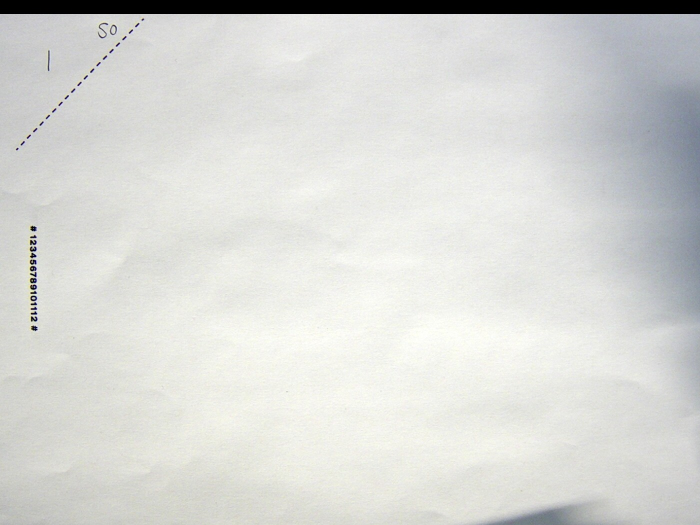
#> input picture Outro/OCR/OCRSerial/Camera/1.jpg, 1400 x 1050 px, found by its file name (shown at 1/2 size); its folder holds only this picture in this run
$ python OCRSerial.py Camera/1.jpg
#> lines starting #> are read from the running program, lines starting #| are printed output that depends on the picture
import cv2
import sys
import pytesseract
import os

def OCRSerial(argv):

	scriptDir = os.path.dirname(__file__)
	folderFrom = os.path.join(scriptDir,'Camera/');
	folderTo = os.path.join(scriptDir,'OCR/');
	filename = argv[1]
	imgPath = folderFrom+filename

	if not os.path.exists(imgPath):
		print('ERROR: Image file path does not exist: ' + imgPath)
		sys.exit(1)

	# Get serial number
	serial = ocr_serial_number(imgPath)

	# Copy and rename file
	split = filename.split('.')
	filenameNew = split[0]+'_'+serial+'.'+split[1]

	# Copy file to new folder
	if not os.path.exists(folderTo):
		os.makedirs(folderTo)
	os.rename(imgPath,folderTo+filenameNew)

	# Print serial number
	return(filenameNew)

def ocr_serial_number(imgPath):

	# Read image from disk
#> called with imgPath = 'Outro/OCR/OCRSerial/Camera/Camera/1.jpg'
	img = cv2.imread(imgPath, cv2.IMREAD_COLOR)
#> img is the input picture: shape (1050, 1400, 3); mean B, G, R 212.3, 215.6, 214.6

	img = cv2.rotate(img, cv2.ROTATE_90_COUNTERCLOCKWISE);
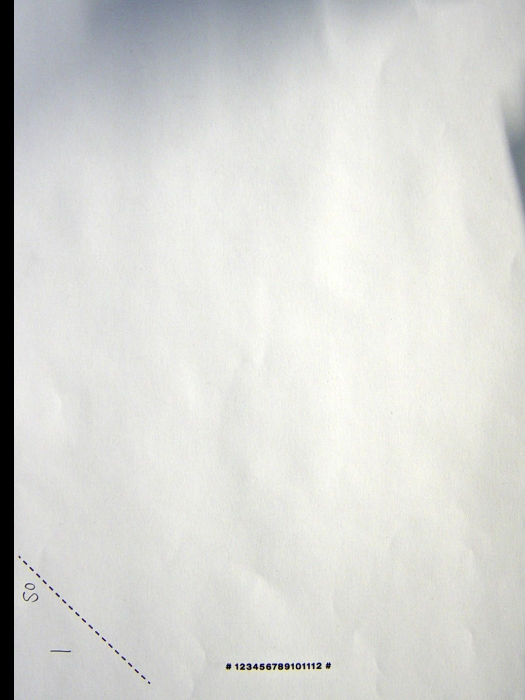
#> img: shape (1400, 1050, 3) (shown at 1/2 size); mean B, G, R 212.3, 215.6, 214.6

	# Crop image to contain serial number
	h, w = img.shape[:2]
#> h = 1400; w = 1050
	crop_img = img[h-150:h-0, w-750:w-250]
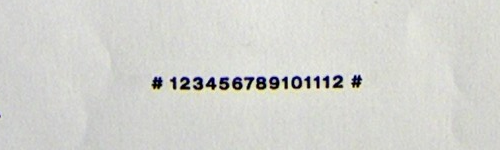
#> crop_img: shape (150, 500, 3); mean B, G, R 207.2, 211.7, 211.1
	# show_image(crop_img)

	# Uncomment the line below to provide path to tesseract manually
	# pytesseract.pytesseract.tesseract_cmd = '/usr/bin/tesseract'

	# Define config parameters.
	# '-l eng'  for using the English language
	# '--oem 1' for using LSTM OCR Engine
	config = ('-l eng --oem 1 --psm 3')

	# Run tesseract OCR on cropped image
#> (the run stopped early here; a loop or call above may not have finished)

$ run again, on Outro/OCR/OCRSerial/Camera/4.jpg
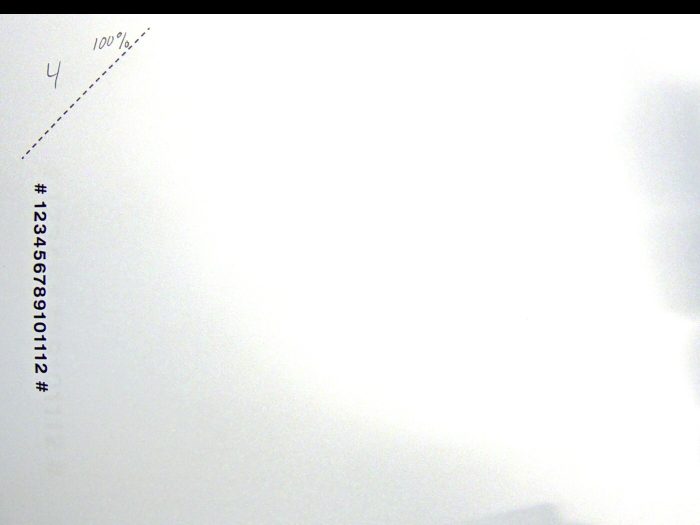
#> input picture Outro/OCR/OCRSerial/Camera/4.jpg, 1400 x 1050 px, found by its file name (shown at 1/2 size)
#> in ocr_serial_number, img is the input picture: shape (1050, 1400, 3); mean B, G, R 236.4, 236.9, 235.6
#> in ocr_serial_number, `img = cv2.rotate(img, cv2.ROTATE_90_COUNTERCLOCKWISE);`:
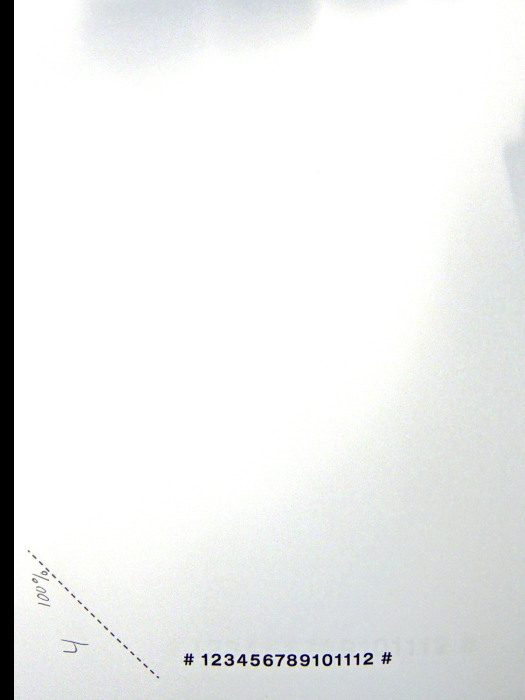
#> img: shape (1400, 1050, 3) (shown at 1/2 size); mean B, G, R 236.4, 236.9, 235.6
#> in ocr_serial_number, `crop_img = img[h-150:h-0, w-750:w-250]`:
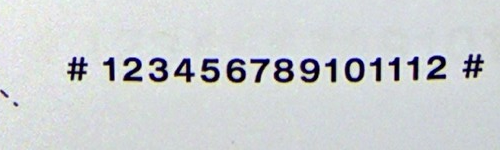
#> crop_img: shape (150, 500, 3); mean B, G, R 211.1, 209, 205.3
